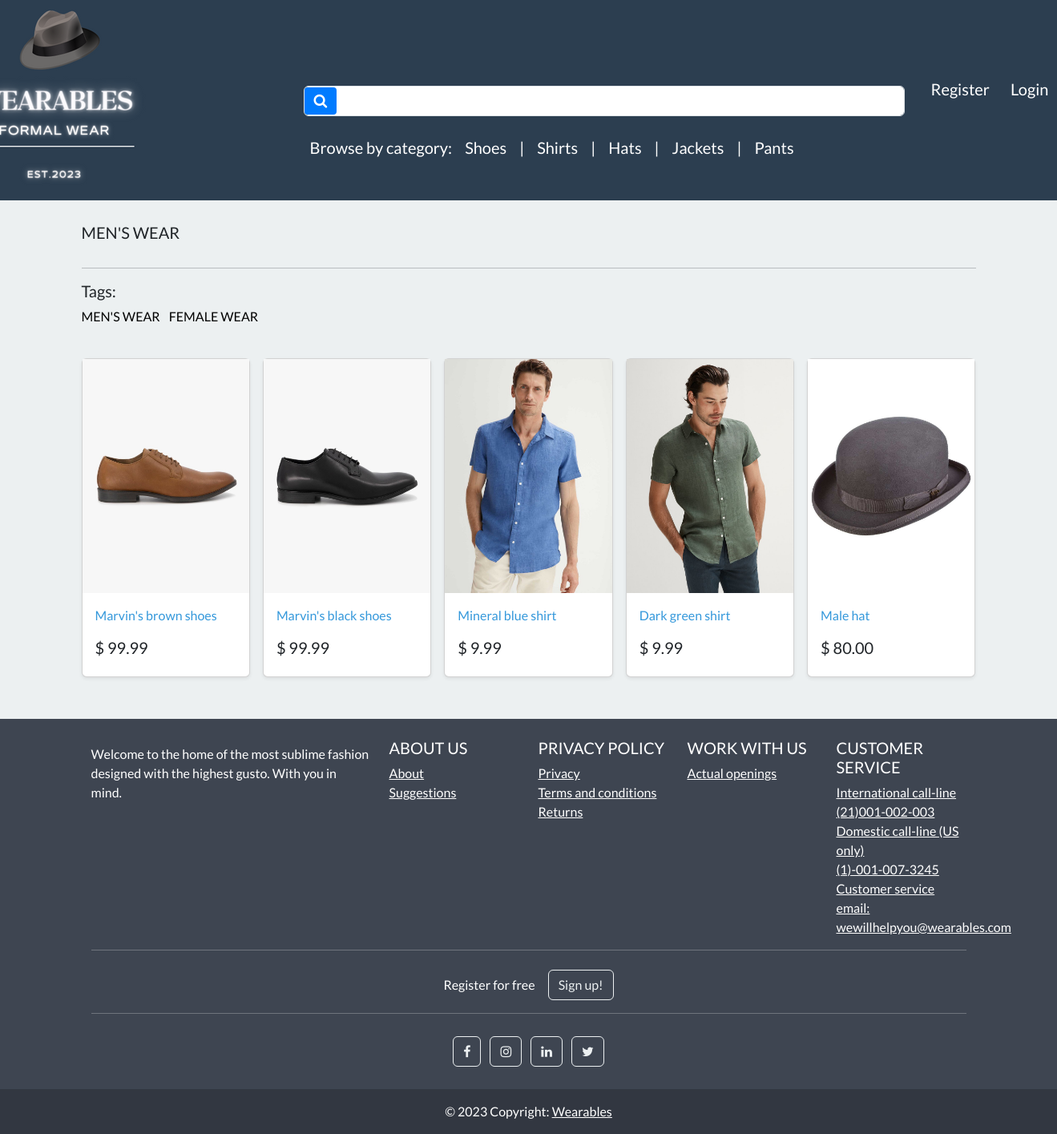
Screenshot of /tag/male/ with the database file from the repository.
### store/models.py (models this page shows, shortened)
class Category(models.Model):
    name=models.CharField(max_length=250,db_index=True)                                                                 #db index to make looking for it faster
    slug=models.SlugField(max_length=250,unique=True)                                                                   #unique cause only one category for every product
    class Meta:
        verbose_name_plural = 'categories'                                                                              #django by default adds an s to category name
    def get_absolute_url(self):                                                                                         #dynamic links for categories
        return reverse('list-category',args=[self.slug])

class Tag(models.Model):                                                                                                # Many to many relationship with products class
    tag_name = models.CharField(max_length=128,unique=True)
    tag_slug = models.SlugField(max_length=255, unique=True)                                                            # BEST SELLERS, NEW ARRIVALS

class Product(models.Model):
    category = models.ForeignKey(Category, related_name='product',on_delete=models.CASCADE, null=True)                  #linking category and product through a fk, will add category to products
    title=models.CharField(max_length=250)
    brand=models.CharField(max_length=250,default='un-branded')
    description= models.TextField(blank=True)                                                                           #blank denotes an optional field
    slug=models.SlugField(max_length=255)                                                                               #to make urls more user-friendly and readable/unique
    price=models.DecimalField(max_digits=5,decimal_places=2)                                                            #product price
    image = models.ImageField(upload_to='images/')                                                                      #upon uploading an image will create an image subfolder in media (pillow rqd)
    tags = models.ManyToManyField('Tag', related_name='product_tags', blank=True)
    class Meta:
        verbose_name_plural = 'products'                                                                                #django by default adds an s to category name
    def get_absolute_url(self):
        return reverse('product-info',args=[self.slug])

### store/views.py (the view)
# urls.py: path('tag/<slug:tag_slug>/', views.list_tag, name='list-tag'),
def list_tag(request, tag_slug=None):
    products = Product.objects.all().order_by('pk')                                                                     # Order by primary key
    tag = None
    if tag_slug:                                                                                                        # if there is a tag, try to retrieve it
        tag = get_object_or_404(Tag, tag_slug=tag_slug)
        products = products.filter(tags__tag_slug=tag_slug)
    all_categories = Category.objects.all()
    all_tags = Tag.objects.all()
    context = {
        'tag': tag,
        'products': products,
        'all_categories': all_categories,
        'all_tags': all_tags,
    }
    return render(request, 'store/list-tag.html', context)

### cart/cart.py (called while the page is built)
    def __len__(self):                                                                                #total length of products in a session
        return sum(item['qty'] for item in self.cart.values())                                        #total number of items in a shopping cart

### cart/context_processors.py (called while the page is built)
def cart(request):
    return {'cart':Cart(request)}

### store/views.py (called while the page is built)
def categories(request):
    all_categories=Category.objects.all()                                                                               #select all categories
    return {'all_categories': all_categories}

### store/templates/store/list-tag.html
{% extends "store/base.html" %}
{% load static %}
{% block content %}
<main>
  <div class="album py-1 pg-3 bg-light">
    <div class="container">
        <br>
      <div class="pb-3 h5"> {{ tag.tag_name|capfirst }} </div>
      <hr>
        <div class="row">
                <h5>Tags:</h5>
                <ul class="list-inline">
                    {% for tag in all_tags %}
                        <li class="list-inline-item"><a class="text-black text-decoration-none" href="{% url 'list-tag' tag.tag_slug %}">{{ tag.tag_name }}</a></li>
                    {% endfor %}
                </ul>
            </div>
      <br>
      <div class="row row-cols-1 row-cols-sm-2 row-cols-md-5 g-3">
        {% for product in products %}
        <div class="col">
          <div class="card shadow-sm">
            <img class="img-fluid" alt="Responsive image" src="{{ product.image.url }}">
            <div class="card-body">
              <p class="card-text">
                <a class="text-info text-decoration-none" href="{{ product.get_absolute_url }}">{{ product.title }}</a>
              </p>
              <div class="d-flex justify-content-between align-items-center">
                <h5>$ {{ product.price }}</h5>
              </div>
            </div>
          </div>
        </div>
        {% endfor %}
      </div>
    </div>
      <br> <br>
  </div>
</main>
{% endblock %}

### store/templates/store/base.html (shortened to what this page needs)
{% load static %}
<!DOCTYPE html>
<html>
    <head>
        <link rel="stylesheet" href="https://bootswatch.com/5/flatly/bootstrap.min.css">
        <link rel="stylesheet" href="https://cdnjs.cloudflare.com/ajax/libs/font-awesome/4.7.0/css/font-awesome.min.css">
        <link rel="stylesheet" href="{%static 'css/styles.css'%}">
    </head>
<nav class="navbar navbar-expand-lg bg-primary justify-content-center" style="max-height: 250px; margin: auto;">
        <a class="navbar-brand main-heading text-white" href="{% url 'store' %}">
            <img src="{% static 'media/images/Wearables1.png' %}" alt="Your Custom Logo">
        </a>
<nav class="navbar navbar-expand-lg navbar-light bg-primary justify-content-center" style="padding-left: 150px;padding-top: 80px;">
    <div class="container navbar-light">
        <div class="search-form">
            <form class="d-flex mb-3" action="{% url 'search' %}" method="GET">
                <div style="position: relative;">
                    <button class="btn btn-primary d-flex align-items-center" type="submit" style="position: absolute; left: 1px; top: 50%; transform: translateY(-50%); border: none; background-color: #007bff; color: #fff; padding: 8px 12px; border-radius: 4px; cursor: pointer; transition: background-color 0.2s; border-radius: 4px;">
                        <i class="fa fa-search" style="font-size: 18px;" aria-hidden="true"></i>
                    </button>
                    <input class="form-control me-2" type="search" name="search_query" style="width: 750px; padding-left: 50px; background-color: #fff; color: #000;" aria-label="Search">
                </div>
            </form>
            <div class="categories-list">
                <div class="w-100 d-flex justify-content-center bg-primary">
                    <ul class="navbar-nav me-auto mb-2 mb-md-0">
                        <li class="nav-item">
                            <a class="nav-link text-white" href="" style="font-size:20px;">Browse by category:</a>
                        </li>
                        {% for category in all_categories %}
                            <li class="nav-item">
                                <a class="nav-link text-white" href="{{ category.get_absolute_url }}" style="font-size:20px;">{{ category.name|capfirst }}</a>
                            </li>
                            {% if not forloop.last %}
                                <li class="nav-item">
                                    <span class="nav-link text-white" style="font-size: 20px;"> | </span>
                                </li>
                            {% endif %}
                        {% endfor %}
                    </ul>
                </div>
            </div>
        </div>
    </div>
</nav>
        <div class="collapse navbar-collapse text-center" id="navbarNavDropdown">
            <ul class="navbar-nav ms-auto">
            {% if user.is_authenticated%}
                <li class="nav-item">
                    <a class="btn btn-alert navbar-btn text-white" type="button" style="font-size:20px;"  href="{%  url 'dashboard' %}"><i class="fa fa-home" aria-hidden="true"></i> Dashboard </a>
                </li>
            {% else %}
                 <li class="nav-item">
                    <a class="btn btn-alert navbar-btn text-white" type="button" style="font-size:20px;"  href="{%  url 'register' %}"> Register </a>
                </li>
            {% endif %}
            {% if user.is_authenticated %}
                 <li class="nav-item">
                     <a class="btn btn-alert navbar-btn text-white" type="button" style="font-size:20px;" href="{% url 'user-logout'%}"><i class="fa fa-sign-out" aria-hidden="true"></i> Logout </a>
                </li>
                {% else%}
                <li class="nav-item">
                    <a class="btn btn-alert navbar-btn text-white" type="button"  style="font-size:20px;" href="{% url 'my-login'%}"> Login </a>
                </li>
            {% endif %}
            </ul>
        </div>
    </nav>
    <body>
        {% block content %}
        {% endblock %}
    </body>
  <footer
          class="text-center text-lg-start text-white"
          style="background-color: #3e4551"
          >
    <div class="container p-4 pb-0">
      <section class="">
        <div class="row">
          <div class="col-lg-4 col-md-6 mb-4 mb-md-0">
            <p>
              Welcome to the home of the most sublime fashion designed with the highest gusto. With you in mind.
            </p>
          </div>
          <div class="col-lg-2 col-md-6 mb-4 mb-md-0">
            <h5 class="text-uppercase">About us</h5>
            <ul class="list-unstyled mb-0">
              <li>
                <a href="#!" class="text-white">About</a>
              </li>
              <li>
                <a href="#!" class="text-white">Suggestions</a>
              </li>
            </ul>
          </div>
          <div class="col-lg-2 col-md-6 mb-4 mb-md-0">
            <h5 class="text-uppercase">Privacy policy</h5>
            <ul class="list-unstyled mb-0">
              <li>
                <a href="#!" class="text-white">Privacy</a>
              </li>
              <li>
                <a href="#!" class="text-white">Terms and conditions</a>
              </li>
              <li>
                <a href="#!" class="text-white">Returns</a>
              </li>
            </ul>
          </div>
          <div class="col-lg-2 col-md-6 mb-4 mb-md-0">
            <h5 class="text-uppercase">Work with us</h5>
            <ul class="list-unstyled mb-0">
              <li>
                <a href="#!" class="text-white">Actual openings</a>
              </li>
            </ul>
          </div>
          <div class="col-lg-2 col-md-6 mb-4 mb-md-0">
            <h5 class="text-uppercase">Customer service</h5>
            <ul class="list-unstyled mb-0">
              <li>
                <a href="#!" class="text-white">International call-line</a>
              </li>
              <li>
                <a href="#!" class="text-white">(21)001-002-003</a>
              </li>
              <li>
                <a href="#!" class="text-white">Domestic call-line (US only)</a>
              </li>
              <li>
                <a href="#!" class="text-white">(1)-001-007-3245</a>
              </li>
              <li>
                <a href="#!" class="text-white">Customer service email:</a>
              </li>
                <li>
                <a href="#!" class="text-white">wewillhelpyou@wearables.com</a>
              </li>
            </ul>
          </div>
        </div>
      </section>
      <hr class="mb-4" />
      <section class="">
        <p class="d-flex justify-content-center align-items-center">
          <span class="me-3">Register for free</span>
          <button type="button" class="btn btn-outline-light btn-rounded">
            Sign up!
          </button>
        </p>
      </section>
      <hr class="mb-4" />
      <section class="mb-4 text-center">
        <a
           class="btn btn-outline-light btn-floating m-1"
           href="#!"
           role="button"
           ><i class="fa fa-facebook-f"></i
          ></a>
        <a
           class="btn btn-outline-light btn-floating m-1"
           href="#!"
           role="button"
           ><i class="fa fa-instagram"></i
          ></a>
        <a
           class="btn btn-outline-light btn-floating m-1"
           href="#!"
           role="button"
           ><i class="fa fa-linkedin"></i
          ></a>
        <a
           class="btn btn-outline-light btn-floating m-1"
           href="#!"
           role="button"
           ><i class="fa fa-twitter"></i
          ></a>
      </section>
    </div>
    <div
         class="text-center p-3"
         style="background-color: rgba(0, 0, 0, 0.2)"
         >
      © 2023 Copyright:
      <a class="text-white">Wearables</a>
    </div>
  </footer>
</html>

### rows the page displays
Category: name "Shoes"
Category: name "Shirts"
Category: name "Hats"
Category: name "Jackets"
Category: name "Pants"
Tag: tag_name "MEN'S WEAR"
Tag: tag_name "FEMALE WEAR"
Product: image (picture), title "Marvin's brown shoes", price "99.99"
Product: image (picture), title "Marvin's black shoes", price "99.99"
Product: image (picture), title "Mineral blue shirt", price "9.99"
Product: image (picture), title "Dark green shirt", price "9.99"
Product: image (picture), title "Male hat", price "80.00"
